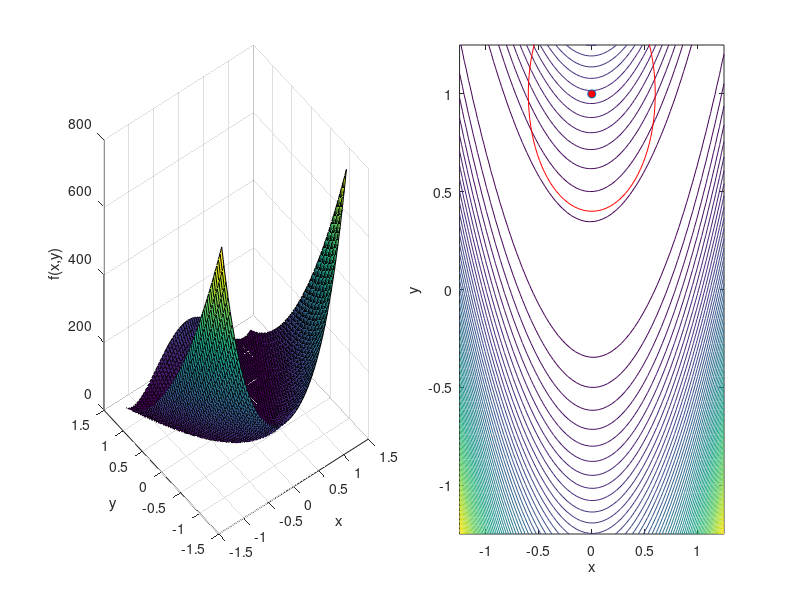

The MATLAB source for this figure: (Note: this script raises an error after producing the figure.)
% Trust region BFGS
% MTH 574 - Numerical Optimization
% Gustavo Franco Reynoso 

% Start fresh
clear all; close all; clc

% Define objective function
f = @(x,y) 100*(y-x.^2).^2 + (1-x).^2;
j = @(x,y) x.^2 + y.^2;
g = @(x,y) -exp(-5*(x.^2 + y.^2)); % This is a saddle and presents errors
h = @(x,y) 2*x + x.^2 - 2*(y.^2);

F = {f;g;h;j};

% Define gradient of objective function
df = @(x,y) [ -400*x.*(y-x.^2)-2*(1-x) ; 200*(y-x.^2) ];
dj = @(x,y) [2*x; 2*y];
dg = @(x,y) [10*x*exp(-5*(x.^2 + y.^2));10*y*exp(-5*(x.^2 + y.^2))];
%The only issue is the third problem. When calculating pk you
%devide the hessian over the gradient and then multiply it by negative one.
%The problem arises when you try to normalize it and find the norm it gives
%you a positive 1 which is completely opposite direction of where we should
%go to find the min. The Hessian is supposed to be positive definite.
dh = @(x,y) [2 + 2*x; -4*y];

gradF = {df;dg;dh;dj};

for i = 1:length(F)
    f = F{i};
    gradf = gradF{i};

    % Set the intial starting point
    xk = [0;1];
    
    
    % Set Algorithm 4.1 parameters
    dhat = 10; % must be greater than 0
    dk = 0.6; % initial delta, between 0 and dhat
    eta = 1e-2; % [0,0.25)
    
    % Set Algorithm 4.3 parameters
    n = 200;
    % Maximum Iteration
    MaxIter = 15;
    
    % Surf and Contour plot of the objection function
    figure('Position',[30 100 1200 500])
    N = 60;
    x = linspace(-1.25,1.25,N);
    [X,Y] = meshgrid(x,x);
    Z = f(X,Y);
    
    subplot(1,2,1)
    surf(X,Y,Z);
    xlabel('x'); ylabel('y'); zlabel('f(x,y)')
    hold on;
    
    subplot(1,2,2)
    contour(X,Y,Z,N); hold on;
    th = linspace(0,2*pi);unitcirc = exp(1i*th);
    h = plot(NaN,NaN,'-r');
    xlabel('x'); ylabel('y');
    
    % Print iteration header
    fk = f(xk(1),xk(2)); k = 0;
    fprintf('                                  \n')
    fprintf('iter                 xk                    fk                  deltak             rhok\n')
    fprintf('-----------------------------------------------------------------------------------------\n')
    fprintf('%3d        %3.4e    %3.4e       %3.4e        %3.4e         %3.4e\n',k,xk(1),xk(2),fk,dk,NaN)
    
    % Start the iteration
    B =eye(length(xk));
    j=0;
    KeepIterate = true;
    while norm(gradf(xk(1),xk(2))) > 10^-3 %KeepIterate == true
   
        % plot xk and trust region radius
        subplot(1,2,2)
        plot(xk(1),xk(2),'o','MarkerFaceColor','r'); hold on;
        c = xk(1)+1i*xk(2) + dk*unitcirc;
        set(h,'xdata',real(c),'ydata',imag(c)); drawnow
        pause(0.5)
        
        % Choose the direction vector pk using steepest descent
        
       
        % -------------- Algorithm 6.1 -------------------
       
       gradfk = gradf(xk(1),xk(2));
        pk = -(B)*gradfk;
        pk = dk*pk/norm(pk);
        alpha = WolfeConBFGS(f,gradf,xk,pk); 
        % -------------- Algorithm 4.1 -------------------
        fk = f(xk(1),xk(2)); fkpk = f(xk(1)+pk(1),xk(2)+pk(2));
        mk0 = fk; mkpk = fk + gradfk.'*pk ;
        rhok = (fk - fkpk)/(mk0 - mkpk);
        
        if rhok < 0.25
            dk = 0.25*dk;
        else
            if rhok > 0.75 && abs(norm(pk)-dk) < eps
                dk = min(2*dk,dhat);
            end
        end
        
        if rhok > eta
            % Step xk to xk + pk
            xknew = xk+alpha*pk;
            
            % Test whether the function value is decreasing or not.
            % One of many criteria to stop
            fktest = f(xknew(1),xknew(2));
            if fktest < fk
                % Plot the xknew
                plot(xknew(1),xknew(2),'o','MarkerFaceColor','r')
                
                % Plot the pk vector (arrow)
                quiver(xk(1),xk(2),pk(1),pk(2),1,'k','Linewidth',2);
                drawnow;
                
                % Update xk and fk and algorithm 6.1
                sk = xknew - xk;
                yk = gradf(xknew(1),xknew(2))-gradf(xk(1),xk(2));
                Bnew = (eye(size(B)) - rhok*sk*yk')*inv(B)*(eye(size(B)) - rhok*yk*sk') + rhok*sk*sk';
                k = k+1; xk = xknew; fk = fktest; B = (Bnew); 
            else
                j = j+1;
                if j > 15
                    k = k+1;
                end
            end
        else
            k = k+1;
        end
        
        if k > MaxIter
            break;
        end
        
        % Print the iteration
        fprintf('%3d        %3.4e    %3.4e       %3.4e        %3.4e         %3.4e\n',k,xk(1),xk(2),fk,dk,rhok)
 
    end
end
